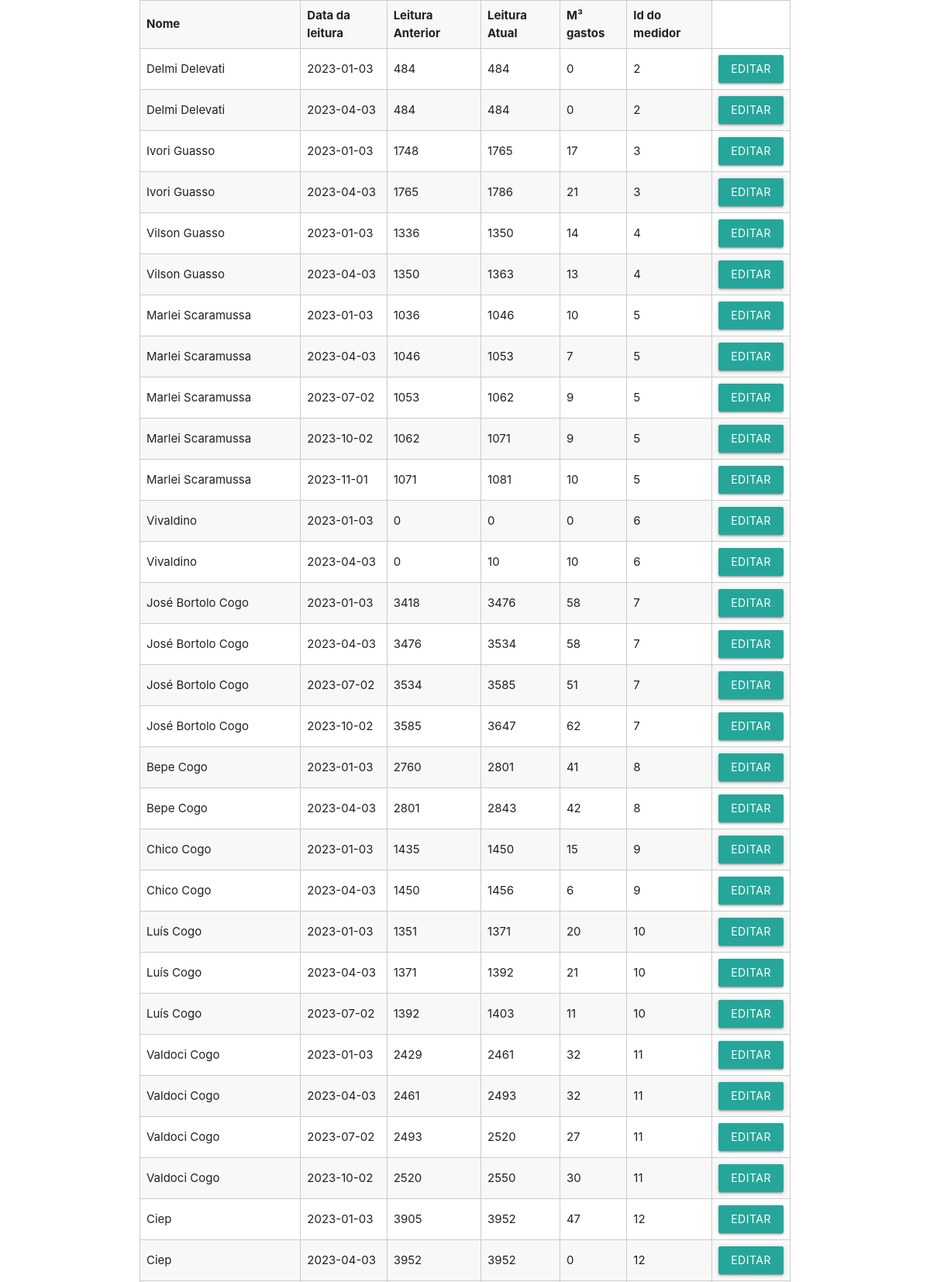
/View/listarleitura.php (signed in, upper part), run on the app's committed database.
### tables this page shows
CREATE TABLE `usuario` (
  `id` int(11) NOT NULL,
  `nome` varchar(100) NOT NULL,
  `cpf` varchar(14) NOT NULL,
  `datanasc` date NOT NULL,
  `email` varchar(30) NOT NULL,
  `telefone` varchar(12) NOT NULL,
  `senha` varchar(200) NOT NULL,
  `status` char(1) NOT NULL,
  `admin` char(1) NOT NULL
);

CREATE TABLE `leitura` (
  `id` int(11) NOT NULL,
  `dataleitura` date NOT NULL,
  `leituraanterior` decimal(6,1) NOT NULL,
  `leituraatual` decimal(6,1) NOT NULL,
  `idmedidor` int(11) NOT NULL
);

### View/listarleitura.php (the view, shortened to what this page needs)
<?php
include("../Controller/config.php");
?>
<!DOCTYPE html>
<html lang="pt-BR">
<head>
     <link rel="stylesheet" href="../css/materialize.css">
    <link rel="stylesheet" href="../css/style.css">
</head>
<body>
<div class="container">
<table class="striped bordered">
    <tbody>
        <tr>
            <th>Nome</th>
            <th>Data da leitura</th>
            <th>Leitura Anterior</th>
            <th>Leitura Atual</th>
            <th>M³ gastos</th>
            <th>Id do medidor</th>
        </tr>
        <?php
            $result = mysqli_query($mysqli, "SELECT u.nome, l.id, l.dataleitura, l.leituraanterior, l.leituraatual, l.idmedidor FROM usuario u INNER JOIN medidor m ON u.id = m.idusuario INNER JOIN leitura l ON m.id = l.idmedidor");
            while ($dados_leitura = mysqli_fetch_array($result)) {
                echo "<tr>";
                echo "<td>" . $dados_leitura['nome'] . "</td>";
                echo "<td>" . $dados_leitura['dataleitura'] . "</td>";
                echo "<td>" . round($dados_leitura['leituraanterior']) . "</td>";
                echo "<td>" . round($dados_leitura['leituraatual']) . "</td>";
                $resu = $dados_leitura['leituraatual'] - $dados_leitura['leituraanterior'];
                echo "<td>" . $resu . "</td>";
                echo "<td>" . $dados_leitura['idmedidor'] . "</td>";
                echo "<td>
                    <form action=\"../Model/editarleitura.php\" method=\"get\">
                    <input type='hidden' name='id' value='" . $dados_leitura['id'] . "'>
                    <button type=\"submit\" class=\"waves-effect waves-light btn\" title=\"" . $dados_leitura['id'] . "\">Editar</button>
                    </form>
                    </td>";
            }
 ?>
    </tbody>
    </table>
</div>
</body>
</html>

### css/style.css (style rules this page uses)
.bordered { border: 1px solid #ccc; border-collapse: collapse; }
.bordered th, .bordered td { border: 1px solid #ccc; padding: 8px; }

### data on the page
usuario: nome "Delmi Delevati", leitura.dataleitura "2023-01-03", leitura.leituraanterior "484", leitura.leituraatual "484", leitura.leituraatual+leituraanterior "0", leitura.idmedidor "2", leitura.dataleitura "2023-04-03"
usuario: nome "Ivori Guasso", leitura.dataleitura "2023-01-03", leitura.leituraanterior "1748", leitura.leituraatual "1765", leitura.leituraatual+leituraanterior "17", leitura.idmedidor "3", leitura.dataleitura "2023-04-03", leitura.leituraanterior "1765", leitura.leituraatual "1786", leitura.leituraatual+leituraanterior "21"
usuario: nome "Vilson Guasso", leitura.dataleitura "2023-01-03", leitura.leituraanterior "1336", leitura.leituraatual "1350", leitura.leituraatual+leituraanterior "14", leitura.idmedidor "4", leitura.dataleitura "2023-04-03", leitura.leituraanterior "1350", leitura.leituraatual "1363", leitura.leituraatual+leituraanterior "13"
usuario: nome "Marlei Scaramussa", leitura.dataleitura "2023-01-03", leitura.leituraanterior "1036", leitura.leituraatual "1046", leitura.leituraatual+leituraanterior "10", leitura.idmedidor "5", leitura.dataleitura "2023-04-03", leitura.leituraanterior "1046", leitura.leituraatual "1053", leitura.leituraatual+leituraanterior "7", leitura.dataleitura "2023-07-02", leitura.leituraanterior "1053", leitura.leituraatual "1062", leitura.leituraatual+leituraanterior "9", leitura.dataleitura "2023-10-02", leitura.leituraanterior "1062", leitura.leituraatual "1071", leitura.dataleitura "2023-11-01", leitura.leituraanterior "1071", leitura.leituraatual "1081"
usuario: nome "Vivaldino", leitura.dataleitura "2023-01-03", leitura.leituraanterior "0", leitura.leituraatual "0", leitura.leituraatual+leituraanterior "0", leitura.idmedidor "6", leitura.dataleitura "2023-04-03", leitura.leituraatual "10", leitura.leituraatual+leituraanterior "10"
usuario: nome "José Bortolo Cogo", leitura.dataleitura "2023-01-03", leitura.leituraanterior "3418", leitura.leituraatual "3476", leitura.leituraatual+leituraanterior "58", leitura.idmedidor "7", leitura.dataleitura "2023-04-03", leitura.leituraanterior "3476", leitura.leituraatual "3534", leitura.dataleitura "2023-07-02", leitura.leituraanterior "3534", leitura.leituraatual "3585", leitura.leituraatual+leituraanterior "51", leitura.dataleitura "2023-10-02", leitura.leituraanterior "3585", leitura.leituraatual "3647", leitura.leituraatual+leituraanterior "62"
usuario: nome "Bepe Cogo", leitura.dataleitura "2023-01-03", leitura.leituraanterior "2760", leitura.leituraatual "2801", leitura.leituraatual+leituraanterior "41", leitura.idmedidor "8", leitura.dataleitura "2023-04-03", leitura.leituraanterior "2801", leitura.leituraatual "2843", leitura.leituraatual+leituraanterior "42"
usuario: nome "Chico Cogo", leitura.dataleitura "2023-01-03", leitura.leituraanterior "1435", leitura.leituraatual "1450", leitura.leituraatual+leituraanterior "15", leitura.idmedidor "9", leitura.dataleitura "2023-04-03", leitura.leituraanterior "1450", leitura.leituraatual "1456", leitura.leituraatual+leituraanterior "6"
usuario: nome "Luís Cogo", leitura.dataleitura "2023-01-03", leitura.leituraanterior "1351", leitura.leituraatual "1371", leitura.leituraatual+leituraanterior "20", leitura.idmedidor "10", leitura.dataleitura "2023-04-03", leitura.leituraanterior "1371", leitura.leituraatual "1392", leitura.leituraatual+leituraanterior "21", leitura.dataleitura "2023-07-02", leitura.leituraanterior "1392", leitura.leituraatual "1403", leitura.leituraatual+leituraanterior "11"
usuario: nome "Valdoci Cogo", leitura.dataleitura "2023-01-03", leitura.leituraanterior "2429", leitura.leituraatual "2461", leitura.leituraatual+leituraanterior "32", leitura.idmedidor "11", leitura.dataleitura "2023-04-03", leitura.leituraanterior "2461", leitura.leituraatual "2493", leitura.dataleitura "2023-07-02", leitura.leituraanterior "2493", leitura.leituraatual "2520", leitura.leituraatual+leituraanterior "27", leitura.dataleitura "2023-10-02", leitura.leituraanterior "2520", leitura.leituraatual "2550", leitura.leituraatual+leituraanterior "30"
usuario: nome "Ciep", leitura.dataleitura "2023-01-03", leitura.leituraanterior "3905", leitura.leituraatual "3952", leitura.leituraatual+leituraanterior "47", leitura.idmedidor "12", leitura.dataleitura "2023-04-03", leitura.leituraanterior "3952", leitura.leituraatual+leituraanterior "0"
